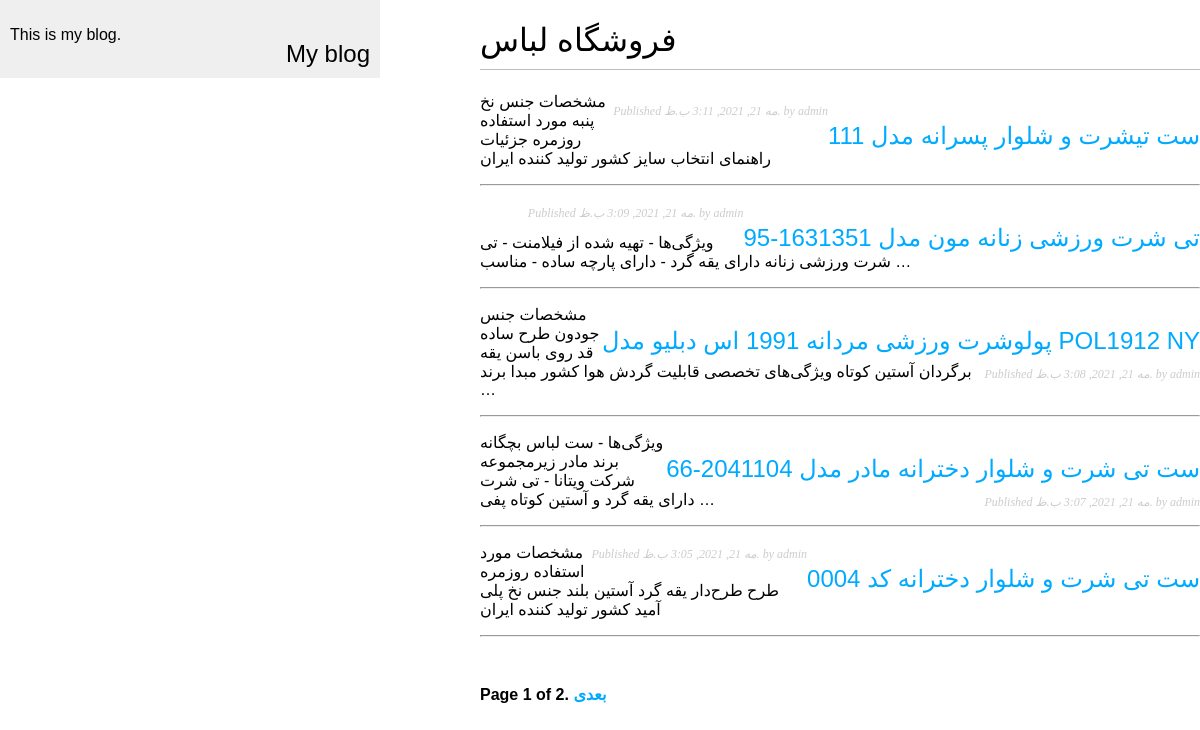
The app's page /shop/ with its own data.
### shop/models.py (models this page shows, shortened)
class shop(models.Model):
    title = models.CharField(max_length=250)
    slug = models.SlugField(max_length=250,unique_for_date='publish')
    user = models.ForeignKey(User,on_delete=models.CASCADE, related_name='Shop_posts')
    body = models.TextField()
    publish = models.DateTimeField(default=timezone.now)
    created = models.DateTimeField(auto_now_add=True)
    updated = models.DateTimeField(auto_now=True)
    class Meta:
        ordering = ('-publish',)
    def get_absolute_url(self):
        return reverse('shop:post_detail',
                         args=[self.publish.year,self.publish.month,self.publish.day, self.slug])

### shop/views.py (the view)
# urls.py: path('',shop_list, name='shop_list'),
def shop_list(request):
        object_list = shop.objects.all()
        paginator = Paginator(object_list, 5) # 5 posts in each page
        try:
                page = request.GET.get('page')
        except:
                page=1
        try:
                posts = paginator.page(page)
        except PageNotAnInteger:
                posts = paginator.page(1)
        except EmptyPage:
                posts = paginator.page(paginator.num_pages)
        return render(request,
                        'shop/post/list.html',
                        {'page': page,
                        'posts': posts})

### shop/templates/shop/post/list.html (shortened to what this page needs)
{% extends "shop/base.html" %}
{% block content %}
<h1>فروشگاه لباس</h1>
{% for post in posts %}
<h2>
     <a href="{{ post.get_absolute_url }}">
        {{ post.title }}
     </a>
</h2>
<p  class="date" >
    Published {{ post.publish }} by {{ post.user }}
</p>
{{ post.body|truncatewords:20|linebreaks }}
<hr>
{% endfor %}
{% include "pagination.html" with page=posts %}
{% endblock %}

### shop/static/css/shop.css (style rules this page uses)
body { margin:0; padding:0; font-family:helvetica, sans-serif; }
a { color:#00abff; text-decoration:none; }
h1 { font-weight:normal; border-bottom:1px solid #bbb; padding:0 0 10px 0; float:center; }
h2 { font-weight:normal; margin:30px 0 0; float:right; }
p.date { color:#ccc; font-family: georgia, serif; font-size: 12px; font-style: italic; float:right; }

### records on screen
shop: title "ست تیشرت و شلوار پسرانه مدل 111", publish "مه 21, 2021, 3:11 ب.ظ.", user "admin", body "مشخصات جنس نخ پنبه مورد استفاده روزمره جزئیات راهنمای انتخاب سایز کشور تولید کننده ایران"
shop: title "تی شرت ورزشی زنانه مون مدل 1631351-95", publish "مه 21, 2021, 3:09 ب.ظ.", user "admin", body "ویژگی‌ها - تهیه شده از فیلامنت - تی شرت ورزشی زنانه دارای یقه گرد - دارای پارچه ساده - مناسب …"
shop: title "پولوشرت ورزشی مردانه 1991 اس دبلیو مدل POL1912 NY", publish "مه 21, 2021, 3:08 ب.ظ.", body "مشخصات جنس جودون طرح ساده قد روی باسن یقه برگردان آستین کوتاه ویژگی‌های تخصصی قابلیت گردش هوا کشور مبدا برند …"
shop: title "ست تی شرت و شلوار دخترانه مادر مدل 2041104-66", publish "مه 21, 2021, 3:07 ب.ظ.", body "ویژگی‌ها - ست لباس بچگانه برند مادر زیرمجموعه شرکت ویتانا - تی شرت دارای یقه گرد و آستین کوتاه پفی …"
shop: title "ست تی شرت و شلوار دخترانه کد 0004", publish "مه 21, 2021, 3:05 ب.ظ.", user "admin", body "مشخصات مورد استفاده روزمره طرح طرح‌دار یقه گرد آستین بلند جنس نخ پلی آمید کشور تولید کننده ایران"

### other values on screen
{{ page.number }} "1"
{{ page.paginator.num_pages }} "2"
